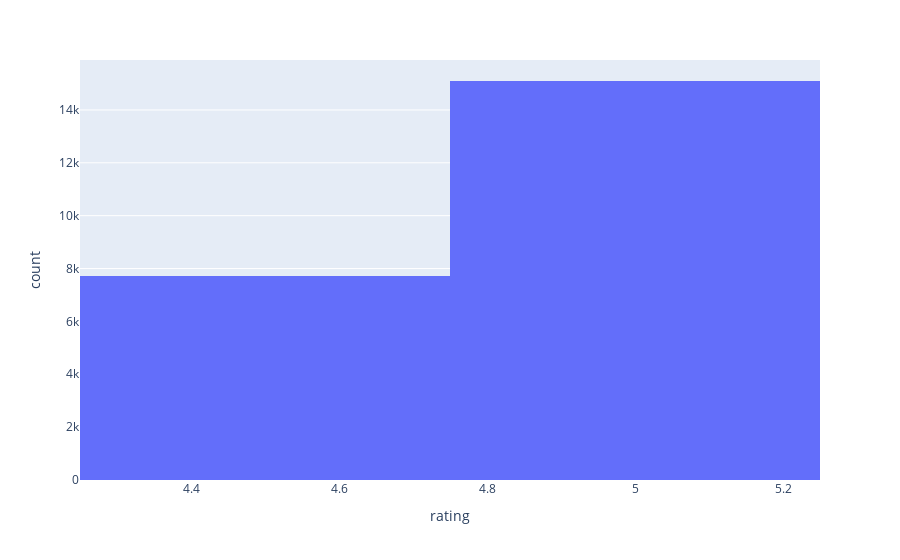

Source (notebook cell):
### Markdown cell above
#### Earlier we had 100004 rows now with the ratings grater than 4 filtered to only 22818 rows values
#### Lets visulaize those values only

### Code cell
import plotly.express as px
#plt.figure(figsize=(200,200))
fig = px.histogram(good_ratings, x= good_ratings['rating'])
fig.show()

### Figure 1 — Plotly figure (JSON) as saved in the notebook; plotly's stock layout.template omitted (floating-point values rounded to 4 significant figures; data arrays with more than 128 entries replaced by an {"elided": "..."} marker saying what was removed)
{"data": [{"alignmentgroup": "True", "bingroup": "x", "hovertemplate": "rating=%{x}<br>count=%{y}<extra></extra>", "legendgroup": "", "marker": {"color": "#636efa"}, "name": "", "offsetgroup": "", "orientation": "v", "showlegend": false, "type": "histogram", "x": {"elided": "22818 float values"}, "xaxis": "x", "yaxis": "y"}], "layout": {"barmode": "relative", "legend": {"tracegroupgap": 0}, "margin": {"t": 60}, "xaxis": {"anchor": "y", "domain": [0, 1], "title": {"text": "rating"}}, "yaxis": {"anchor": "x", "domain": [0, 1], "title": {"text": "count"}}}}
